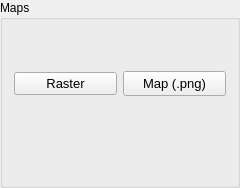
        <widget class="QGroupBox" name="groupBox_2">
         <property name="minimumSize">
          <size>
           <width>240</width>
           <height>140</height>
          </size>
         </property>
         <property name="maximumSize">
          <size>
           <width>300</width>
           <height>200</height>
          </size>
         </property>
         <property name="title">
          <string>Maps</string>
         </property>
         <layout class="QVBoxLayout" name="verticalLayout_7">
          <item>
           <spacer name="verticalSpacer_4">
            <property name="orientation">
             <enum>Qt::Vertical</enum>
            </property>
            <property name="sizeHint" stdset="0">
             <size>
              <width>20</width>
              <height>40</height>
             </size>
            </property>
           </spacer>
          </item>
          <item>
           <layout class="QHBoxLayout" name="horizontalLayout_4">
            <item>
             <widget class="QPushButton" name="pushButton_maps_raster">
              <property name="sizePolicy">
               <sizepolicy hsizetype="Expanding" vsizetype="Fixed">
                <horstretch>0</horstretch>
                <verstretch>0</verstretch>
               </sizepolicy>
              </property>
              <property name="font">
               <font>
                <pointsize>10</pointsize>
               </font>
              </property>
              <property name="text">
               <string>Raster</string>
              </property>
             </widget>
            </item>
            <item>
             <widget class="QPushButton" name="pushButton_map_figure">
              <property name="sizePolicy">
               <sizepolicy hsizetype="Expanding" vsizetype="Fixed">
                <horstretch>0</horstretch>
                <verstretch>0</verstretch>
               </sizepolicy>
              </property>
              <property name="minimumSize">
               <size>
                <width>0</width>
                <height>25</height>
               </size>
              </property>
              <property name="font">
               <font>
                <pointsize>10</pointsize>
               </font>
              </property>
              <property name="text">
               <string>Map (.png)</string>
              </property>
             </widget>
            </item>
           </layout>
          </item>
          <item>
           <spacer name="verticalSpacer">
            <property name="orientation">
             <enum>Qt::Vertical</enum>
            </property>
            <property name="sizeHint" stdset="0">
             <size>
              <width>20</width>
              <height>58</height>
             </size>
            </property>
           </spacer>
          </item>
          <item>
           <widget class="QLabel" name="label_2">
            <property name="text">
             <string/>
            </property>
           </widget>
          </item>
         </layout>
        </widget>
